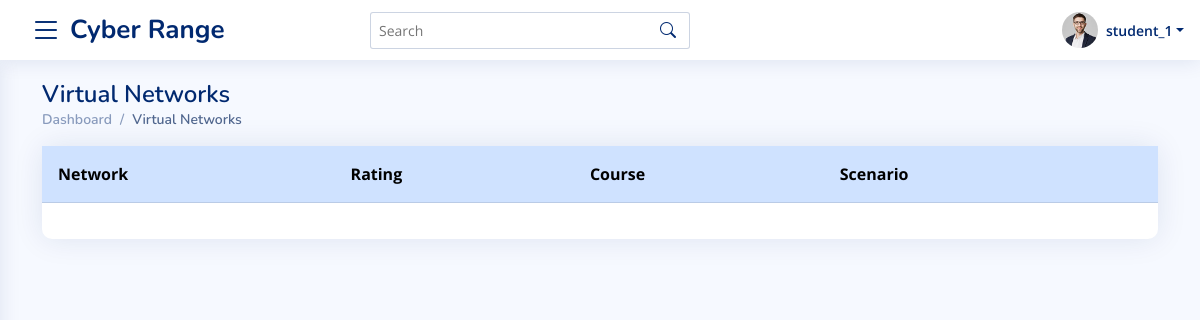
The app's page /student/networks (signed in), older data.
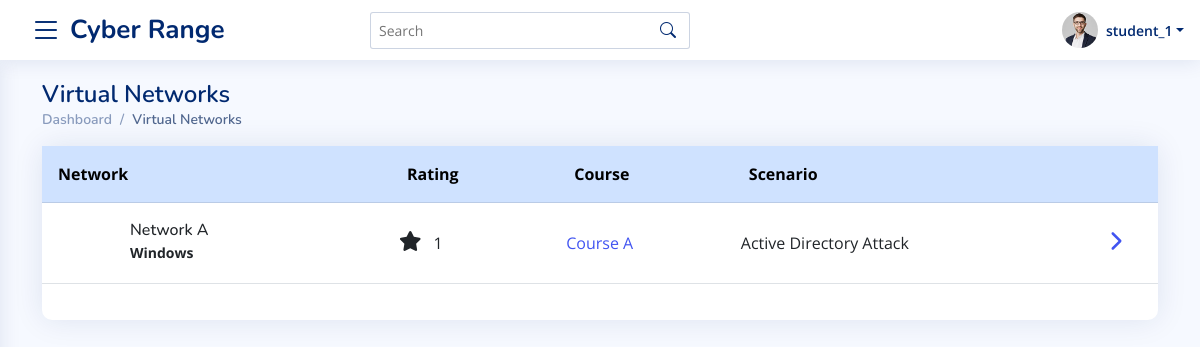
The same page, newer data.
### master_app/models.py (models this page shows, shortened)
class VirtualNetwork(models.Model):
    course = models.ForeignKey(Course, on_delete=models.CASCADE)
    name = models.CharField(max_length=100)
    description = RichTextField()
    operating_system = models.CharField(max_length=3, default=1 , choices=OPERATING_SYSTEM_CHOICES)
    scenarios = models.CharField(max_length=50, default="1" , choices=SCENARIOS_CATEGORYIES)
    rating  = models.CharField(max_length=1 , default="1", choices=RATING_CHOICES)
    config_file_url = models.URLField(max_length=300 , default="" , blank=True, null=True)
    ip_address = models.GenericIPAddressField(blank=True, null=True)
    topology_image = models.ImageField(upload_to="topologies/", blank=True, null=True)
    ssh_file = models.FileField(upload_to="sshFiles/" , blank=True, null=True)
    instructions = RichTextField(blank = True, null=True, default="")
    def get_operating_system(self):
        try:
            return OPERATING_SYSTEM_CHOICES_TEXT[self.operating_system]
        except:
            return None
    def get_scenarios(self):
        try:
            return SCENARIOS_CATEGORYIES_TEXT[self.scenarios]
        except:
            return None

class Course(models.Model):
    instructor = models.ForeignKey(User, on_delete=models.CASCADE)
    name = models.CharField(max_length=100)
    start_time = models.DateTimeField(auto_now_add=False, default=timezone.now)
    end_time = models.DateTimeField(auto_now_add=False, default=timezone.now)
    created_timestamp = models.DateTimeField( auto_now_add=True )
    description = RichTextField()
    is_approved = models.CharField(max_length=2, choices=APPROVED_CHOICES, default="1")

### master_app/views.py (the view)
# urls.py: path("student/networks", views.StudentMachines, name="student-machines-url"),
@login_required
@student_required
def StudentMachines(request):
    template_name = 'master_app/student/machines.html'
    courses = AssignedStudents.objects.filter(student__id = request.user.id).filter(course__is_approved="3")
    networks = [i for x in courses for i in x.course.virtualnetwork_set.all() if len(x.course.virtualnetwork_set.all())>0 ]
    context = {
        "networks" : networks
    }
    return render(request, template_name, context)

### master_app/templates/master_app/student/machines.html (shortened to what this page needs)
{%  extends 'base.html' %}
{% load static %}
{% block content %}
<main id="main" class="main">
    <section class="section dashboard">
      <div class="container">
        <div class="pagetitle">
          <h1>Virtual Networks</h1>
          <nav>
            <ol class="breadcrumb">
              <li class="breadcrumb-item"><a href="{% url 'student-dasboard-url' %}">Dashboard</a></li>
              <li class="breadcrumb-item active">Virtual Networks</li>
            </ol>
          </nav>
        </div>
        <div class="row">
            <div class="col-12">
                <div class="card ">
                    <div class="card-body px-0">
                      <table class="table">
                        <thead class="table-primary ">
                          <tr>
                            <th scope="col" class="p-3">Network</th>
                            <th scope="col" class="p-3">Rating</th>
                            <th scope="col" class="p-3">Course</th>
                            <th scope="col" class="p-3">Scenario</th>
                            <th scope="col"></th>
                          </tr>
                        </thead>
                        <tbody>
                          {% for network in networks %}
                            <tr>
                              <td>
                                  <div class="d-flex align-items-center">
                                      <div class="card-icon rounded-circle d-flex align-items-center justify-content-center">
                                      </div>
                                      <div class="ps-3">
                                        <h6 class="mb-0">{{ network.name }}</h6>
                                        <span class=" small pt-1 fw-bold">{{ network.get_operating_system }}</span>
                                      </div>
                                    </div>
                              </td>
                              <td class="align-middle">
                                  <i class="fas fa-star circle-icon fs-5 me-2"></i> {{ network.rating }}
                                  </td>
                              <td class="align-middle"><a href="{% url 'student-courses-details-url' network.course.id %}">{{ network.course.name }}</a></td>
                              <td class="align-middle">{{ network.get_scenarios }}</td>
                              <td class="align-middle"><a data-bs-toggle="offcanvas" href="#offcanvasExample{{ network.name|slugify  }}" role="button" aria-controls="offcanvasExample{{ network.name|slugify  }}"><i class="fas fa-chevron-right fs-5"></i></a></td>
                            </tr>
                          {% endfor %}
                        </tbody>
                      </table>
                    </div>
                  </div>
            </div>
        </div>
      </div>
    </section>
</main>
{% endblock %}

Row changes from the older to the newer data that the page shows:
now on this page (row edited): VirtualNetwork: name "Network A", get_operating_system "Windows", rating "1", course.name "Course A", get_scenarios "Active Directory Attack"
